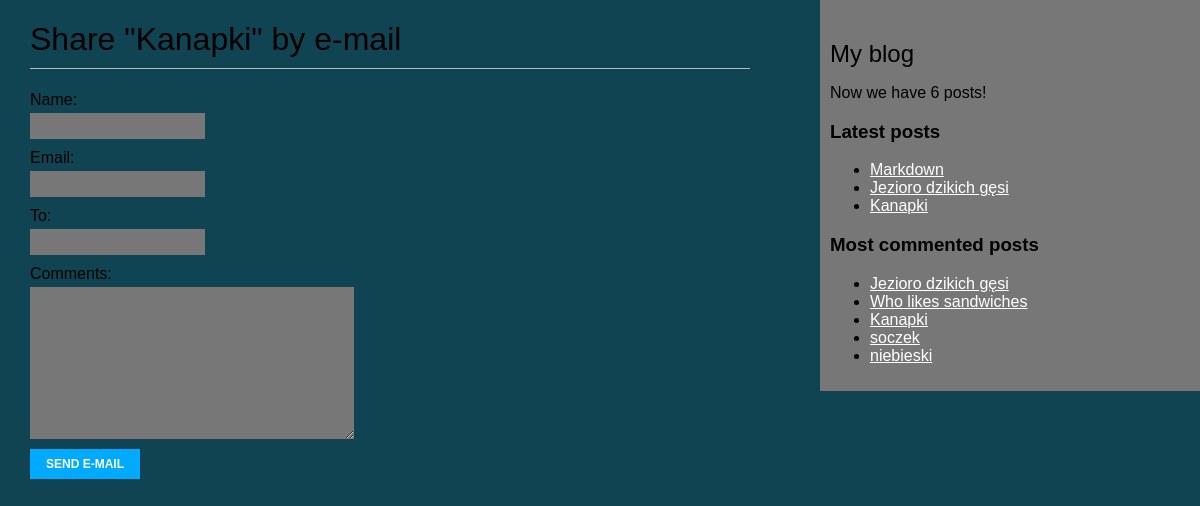
/blog/5/share/, run on the app's committed database.
### blog/models.py (models this page shows)
class Post(models.Model):
	STATUS_CHOICES = (
		('draft', 'Draft'),
		('published','Published'),)
	title = models.CharField(max_length=50)
	slug = models.SlugField(max_length=250, unique_for_date="publish")
	author = models.ForeignKey(User, on_delete=models.CASCADE, related_name = 'blog_posts')
	body = models.TextField()
	publish = models.DateTimeField(default=timezone.now)
	created = models.DateTimeField(auto_now_add=True)
	updated = models.DateTimeField(auto_now_add=True)
	status = models.CharField(max_length=10, choices=STATUS_CHOICES, default='draft')
	objects = models.Manager() # The default manager.
	published = PublishedManager() # Our custom manager.
	def get_absolute_url(self):
		return reverse('blog:post_detail',
			args=[self.publish.year,
			self.publish.month,
			self.publish.day,
			self.slug])

### blog/views.py (the view)
# urls.py: path('<int:post_id>/share/', views.post_share, name='post_share'),
def post_share(request, post_id):
    post = get_object_or_404(Post, id=post_id, status='published')
    sent = False
    if request.method == 'POST':
        form = EmailPostForm(request.POST)
        if form.is_valid():
            cd = form.cleaned_data
            post_url = request.build_absolute_uri(
                    post.get_absolute_url())
            subject = f"{cd['name']} recommends you read " \
                    f"{post.title}"
            message = f"Read {post.title} at {post_url}\n\n" \
                    f"{cd['name']}\'s comments: {cd['comments']}"
            send_mail(subject, message, 'admin@myblog.com',
                    [cd['to']])
            sent = True
    else:
        form = EmailPostForm()
    return render(request, 'blog/post/share.html', {'post':post,
                                                    'form':form,
                                                    'sent':sent})

### blog/forms.py
class EmailPostForm(forms.Form):
	name = forms.CharField(max_length=25)
	email = forms.EmailField()
	to = forms.EmailField()
	comments = forms.CharField(required=False,
						widget=forms.Textarea)

### blog/models.py (called while the page is built)
	def get_queryset(self):
		return super(PublishedManager,self).get_queryset()\
		.filter(status='published')  # \ oznacza przejscie do natepnego wiersza

### blog/templatetags/blog_tags.py (called while the page is built)
@register.simple_tag
def total_posts():
	return Post.published.count()

@register.inclusion_tag('blog/post/latest_posts.html')
def show_latest_posts(count=5):
	latest_posts = Post.published.order_by('-publish')[:count:]
	return {'latest_posts':latest_posts}

@register.simple_tag
def get_most_commented_posts(count=5):
	return Post.published.annotate(
	total_comments=Count('comments')).order_by(
					'-total_comments')[:count]

### blog/templates/blog/post/share.html (shortened to what this page needs)
{% extends "blog/base.html" %}
{% block content %}
{% if sent %}
	<h1>E-mail successfully sent</h1>
	<p>
		"{{ post.title }}" was successfully sent to {{ form.cleaned_data.to }}.
	</p>
{% else %}
	<h1>Share "{{ post.title }}" by e-mail</h1>
	<form method="post">
	{{ form.as_p }}
	<input type="submit" value="Send e-mail">
	</form>
{% endif %}
{% endblock %}

### blog/templates/blog/base.html (shortened to what this page needs)
{% load blog_tags %}
<!DOCTYPE html>
<html>
<head>
	{% load static %}
	<link href="{% static "css/blog.css" %}" rel="stylesheet">
</head>
<body>
	<div id="content">
	{% block content %}
	{% endblock %}
	</div>
	<div id="sidebar">
		<h2>My blog</h2>
		<p>Now we have {% total_posts %} posts!</p>
		<h3>Latest posts</h3>
		{% show_latest_posts 3 %}
		<h3>Most commented posts</h3>
		{% get_most_commented_posts as most_commented_posts %}
		<ul>
		{% for post in most_commented_posts %}
		<li><a href="{{ post.get_absolute_url }}">{{ post.title }}</a></li>
		{% endfor %}
		</ul>
	</div>
</body>
</html>

### blog/templates/blog/post/latest_posts.html
<ul>
	{% for post in latest_posts %}
	<li>
		<a href="{{ post.get_absolute_url }}"> {{ post.title }} </a>
	</li>
	{% endfor %}
</ul>

### blog/static/css/blog.css (style rules this page uses)
body { background: #114452 !important; margin:0; padding:0; font-family:helvetica, sans-serif; }
a { color: #ffffff; text-decoration:underline; }
h1 { font-weight:normal; border-bottom:1px solid #bbb; padding:0 0 10px 0; }
h2 { font-weight:normal; margin:30px 0 0; }
#content { float:left; width:60%; padding:0 0 0 30px; }
#sidebar { float:right; width:30%; padding:10px; background:#777777; height:100%; }
label { float:left; clear:both; color:#00000; margin-bottom:4px; }
input, textarea { clear:both; float:left; margin:0 0 10px; background:#777777; border:0; padding:6px 10px; font-size:12px; }
input[type=submit] { font-weight:bold; background:#00abff; color:#fff; padding:8px 16px; font-size:12px; text-transform:uppercase; }

### data on the page
Post: title "Kanapki"
Post: title "Markdown"
Post: title "Jezioro dzikich gęsi"
Post: title "Who likes sandwiches"
Post: title "soczek"
Post: title "niebieski"
